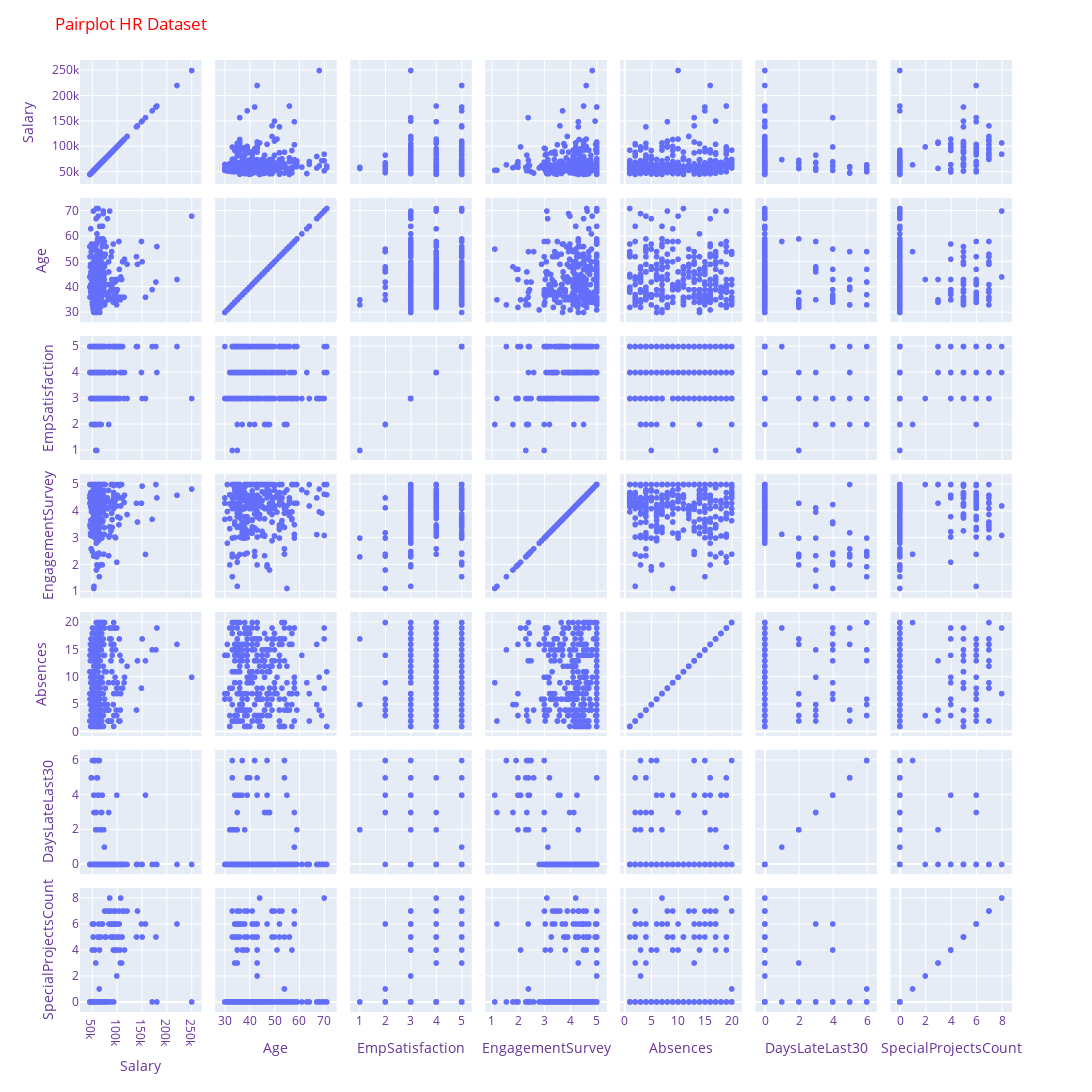

This figure's notebook cell:
### Markdown cell above
#### **_<a id='G13'></a><font color='gold'>Grafico 13: Pairplot</font>_**
Al fine di mettere in correlazione tutti i dati numerici presenti all'interno del dataset abbiamo utilizzato un pairplot. Abbiamo realizzato una griglia 7x7 in cui possiamo notare come non vi sia nessuna correlazione significativa tra le varie combinazioni di coppie possibili.

### Code cell
fig = py.scatter_matrix(df,
dimensions=["Salary", "Age", "EmpSatisfaction", "EngagementSurvey", "Absences", "DaysLateLast30", "SpecialProjectsCount"])
fig.update_layout(
    title='Pairplot HR Dataset',
    dragmode='select',
    width=1100,
    height=1100,
    hovermode='closest',
    font=dict(
        color="RebeccaPurple"
    ),title_font_color="red"
)
fig.show()

### Figure 1 — Plotly figure (JSON) as saved in the notebook; plotly's stock layout.template omitted (floating-point values rounded to 4 significant figures; data arrays with more than 128 entries replaced by an {"elided": "..."} marker saying what was removed)
{"data": [{"dimensions": [{"axis": {"matches": true}, "label": "Salary", "values": {"elided": "311 int values"}}, {"axis": {"matches": true}, "label": "Age", "values": {"elided": "311 int values"}}, {"axis": {"matches": true}, "label": "EmpSatisfaction", "values": {"elided": "311 int values"}}, {"axis": {"matches": true}, "label": "EngagementSurvey", "values": {"elided": "311 float values"}}, {"axis": {"matches": true}, "label": "Absences", "values": {"elided": "311 int values"}}, {"axis": {"matches": true}, "label": "DaysLateLast30", "values": {"elided": "311 int values"}}, {"axis": {"matches": true}, "label": "SpecialProjectsCount", "values": {"elided": "311 int values"}}], "hovertemplate": "%{xaxis.title.text}=%{x}<br>%{yaxis.title.text}=%{y}<extra></extra>", "legendgroup": "", "marker": {"color": "#636efa", "symbol": "circle"}, "name": "", "showlegend": false, "type": "splom"}], "layout": {"dragmode": "select", "font": {"color": "RebeccaPurple"}, "height": 1100, "hovermode": "closest", "legend": {"tracegroupgap": 0}, "margin": {"t": 60}, "title": {"font": {"color": "red"}, "text": "Pairplot HR Dataset"}, "width": 1100}}
